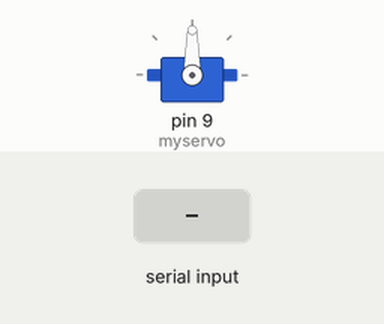
A sketch run on a simulated Arduino Uno, built with avr-gcc and run on an emulated ATmega328P. Parts: servo. Inputs (shaded band) come from the test bench.

Above: at 1.2 s.
1.3 s: "30,150\n" received over Serial
At 1.7 s:
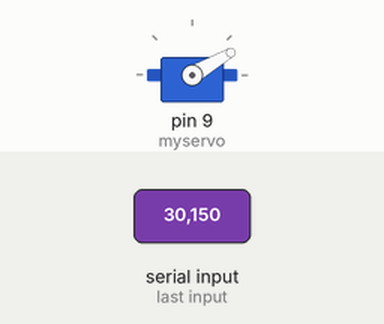
2.8 s: "5\n" received over Serial
At 4.0 s:
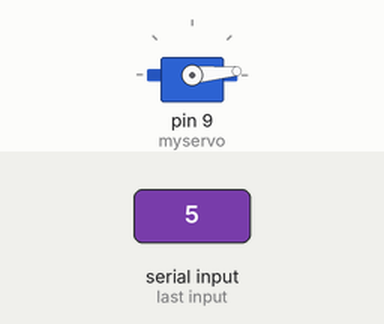
4.3 s: "200\n" received over Serial
At 5.2 s:
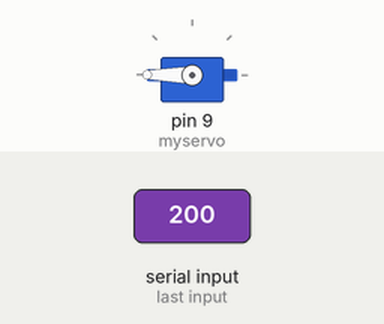
5.8 s: "90,45\n" received over Serial
At 6.3 s:
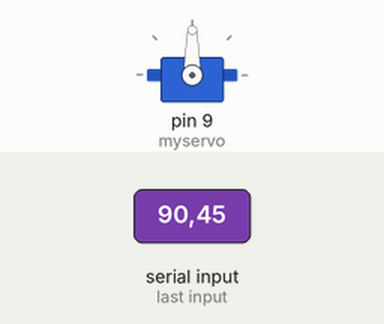
Timing chart, 0 to 8.3 s (numbered marks = the images above; inputs shaded):
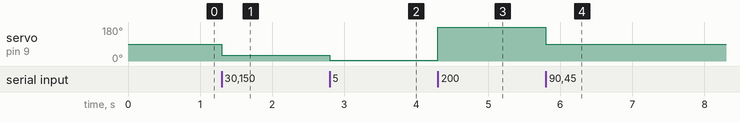

The sketch:

sketch_oct10a.ino
```cpp
#include <Servo.h>

Servo myservo;  // create servo object to control a servo
// twelve servo objects can be created on most boards

int pos = 0;    // variable to store the servo position

void setup() {
  Serial.begin(115200);
 Serial.setTimeout(1);
  myservo.attach(9);  // attaches the servo on pin 9 to the servo object
}


void loop() {
 while (!Serial.available());
 pos = Serial.readString().toInt();
 myservo.write(pos);
}
```

Measured:
- after the input at 1.3 s, servo on pin 9 (myservo): 90° → 30° at once
- after the input at 2.8 s, servo on pin 9 (myservo): 30° → 5° at once
- after the input at 4.3 s, servo on pin 9 (myservo): 5° → 180° at once
- after the input at 5.8 s, servo on pin 9 (myservo): 180° → 90° at once
